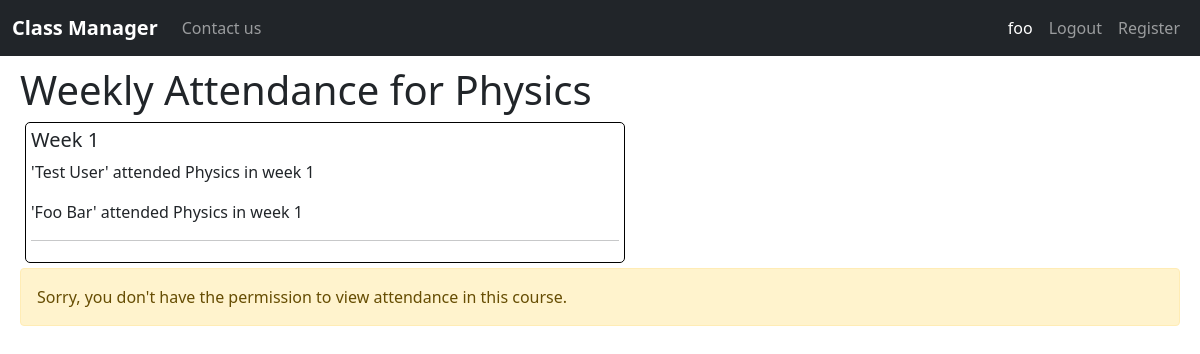
/view/attendance/1 (signed in), run on an earlier commit of the app's database.
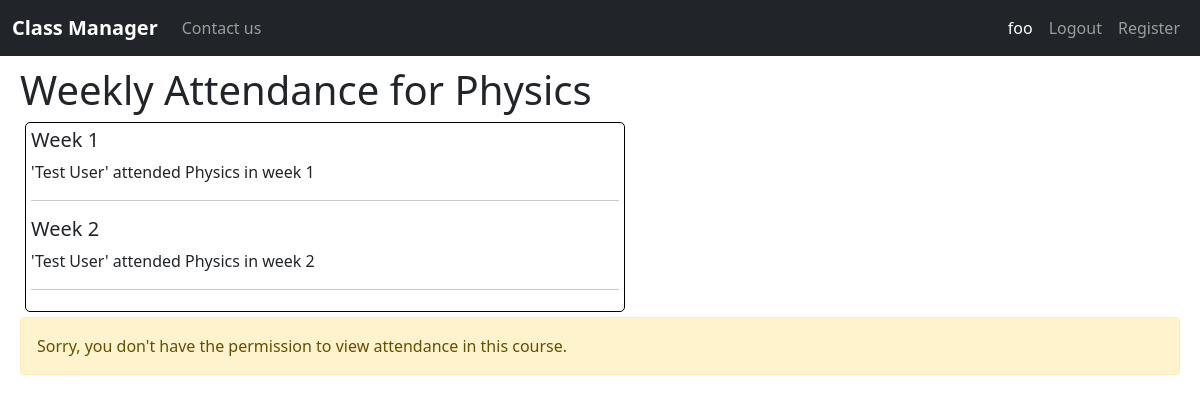
And on a later commit of the database.
### classmanager/models.py (models this page shows, shortened)
class User(AbstractUser):
    is_student = models.BooleanField(default=False)
    is_instructor = models.BooleanField(default=False)
    def get_name(self):
        return f"{self.first_name} {self.last_name}"

class Course(models.Model):
    instructor = models.ForeignKey(Instructor, on_delete=models.CASCADE)
    name = models.CharField(max_length=255, blank=False, default=None)
    is_active = models.BooleanField(default=True)
    date_created = models.DateTimeField(auto_now_add=True)
    DEPARTMENTS = [
        ("Math", "Math"), ("English", "English"),
        ("Science", "Science"), ("Technology", "Technology"),
        ("Law", "Law"), ("Art", "Art"),
        ("Business", "Business"), ("Health", "Health")
    ]
    department = models.CharField(max_length=20, choices=DEPARTMENTS, default="Other")
    description = models.TextField(max_length=1000, default=None, blank=True)
    credits = models.PositiveIntegerField(default=2)
    length = models.PositiveIntegerField(default=10)

class Attendance(models.Model):
    student = models.ForeignKey(Student, on_delete=models.CASCADE)
    course = models.ForeignKey(Course, on_delete=models.CASCADE)
    week = models.PositiveIntegerField(default=1)
    def __str__(self):
        return f"'{self.student.get_name()}' attended {self.course.name} in week {self.week}"

class Student(models.Model):
    user = models.OneToOneField(User, primary_key=True, on_delete=models.CASCADE)
    date_of_birth = models.DateField(default=date.today)
    MAJORS = [
        ("Math", "Math"), ("English", "English"),
        ("Science", "Science"), ("Technology", "Technology"),
        ("Law", "Law"), ("Art", "Art"),
        ("Business", "Business"), ("Health", "Health")
    ]
    STANDINGS = [
        ("FR", "Freshman"),
        ("SM", "Sophomore"),
        ("JR", "Junior"),
        ("SR", "Senior"),
        ("GR", "Graduate")
    ]
    major = models.CharField(max_length=20, choices=MAJORS, default="Undecided")
    standing = models.CharField(max_length=20, choices=STANDINGS, default="FR")
    credits = models.PositiveIntegerField(default=0)
    def get_name(self):
        return self.user.get_name()

### classmanager/views.py (the view)
# urls.py: path("view/attendance/<int:course_id>", views.view_attendance, name="view-attendance"),
@login_required
def view_attendance(request, course_id):
    context = {}
    instructor_check(request, course_id, "view attendance", context)
    course = Course.objects.get(pk=course_id)
    attendances = Attendance.objects.filter(course=course).order_by("week")
    attendance_dict = {}
    for attendance in attendances:
        if attendance.week not in attendance_dict.keys():
            attendance_dict[attendance.week] = [attendance]
        else:
            attendance_dict[attendance.week].append(attendance)
    context["course"] = course
    context["attendance_dict"] = attendance_dict
    return render(request, "classmanager/view_attendance.html", context)

### classmanager/views.py (called while the page is built, shortened)
def instructor_check(request, course_id, action, context):
    try:
        course = Course.objects.get(pk=course_id)
    except Course.DoesNotExist:
        context["failure_message"] = "The course you are searching for does not exist"
        return False
    else:
        if not request.user.is_instructor:
            context["failure_message"] = f"Sorry, you don't have the permission to {action} in this course."
            return False
        return True

### classmanager/templates/classmanager/view_attendance.html
{% extends "classmanager/layout.html" %}
{% block body %}
<h1>Weekly Attendance for {{course.name}}</h1>
<div class="course-section">
  {% for week, attendances in attendance_dict.items %}
  <h5>Week {{week}}</h5>
  {% for attendance in attendances %}
  <p>{{attendance}}</p>
  {% endfor %}
  <hr>
  {% empty %}
  <p>No attendance has been taken in this class yet</p>
  {% endfor %}
</div>
{% endblock body %}

### classmanager/templates/classmanager/layout.html (shortened to what this page needs)
{% load static %}
<!DOCTYPE html>
<html lang="en">
<head>
    <link rel="stylesheet" href="{% static 'classmanager/styles.css' %}">
    <link href="https://cdn.jsdelivr.net/npm/bootstrap@5.0.2/dist/css/bootstrap.min.css" rel="stylesheet"
>
</head>
<body>
    <nav class="navbar navbar-expand-lg navbar-dark bg-dark">
        <div class="container-fluid">
            <a class="navbar-brand" href="{% url 'index' %}"><b>Class Manager</b></a>
            <div class="collapse navbar-collapse justify-content-between" id="navbarNavAltMarkup">
                <div class="navbar-nav">
                    <a class="nav-link" href="{% url 'contact_us' %}">Contact us</a>
                </div>
            </div>
            <div class="collapse navbar-collapse justify-content-end" id="navbarNavAltMarkup">
                <div class="navbar-nav">
                    {% if user.is_authenticated %}
                    <a class="nav-link active" aria-current="page" href="{% url 'index' %}">{{user.username}}</a>
                    <a class="nav-link" href="{% url 'logout' %}">Logout</a>
                    {% else %}
                    <a class="nav-link" href="{% url 'login' %}">Login</a>
                    {% endif %}
                    {% block right-nav %}
                    <a class="nav-link" href="{% url 'register' %}">Register</a>
                    {% endblock right-nav %}
                </div>
            </div>
        </div>
    </nav>
    <div class="main-container">
        {% block body%}
        {% endblock body%}
        {% if failure_message %}
        <div class="alert alert-warning" role="alert">
            {{failure_message}}
        </div>
        {% endif %}
    </div>
</body>
</html>

### classmanager/static/classmanager/styles.css (style rules this page uses)
.main-container { margin: 10px 20px 10px 20px; }
.course-section { border-radius: 5px; border: 1px solid black; padding: 5px; max-width: 600px; margin: 5px; }

What changed in the data, as far as the page shows it:
removed Attendance: student+course+week "'Foo Bar' attended Physics in week 1", shown under "1"
added Attendance: week "2", student+course+week "'Test User' attended Physics in week 2"
